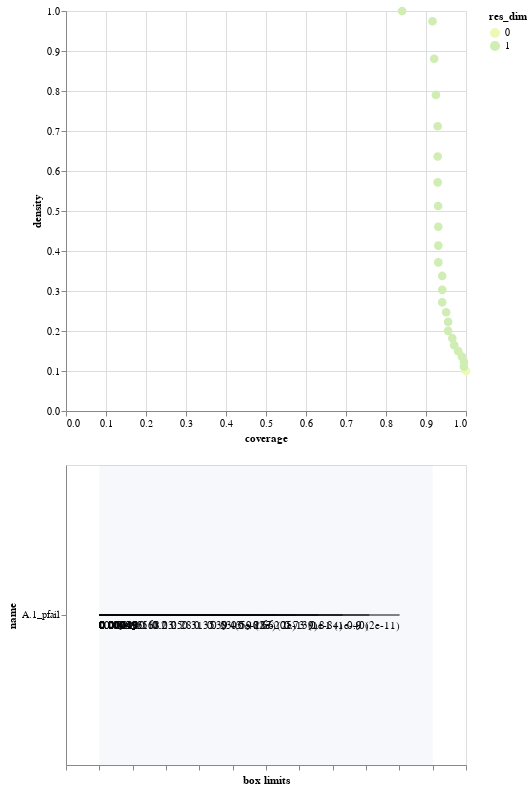

Notebook code for this chart:
### Markdown cell above
Next, uncertainty exploration is done, starting with running PRIM with the a high expected annual damage and number of deaths as outcome of interest

### Code cell
from ema_workbench.analysis import prim

outcomes_interest = outcomes_df['EAD'] > np.percentile(outcomes_df['EAD'],90)

prim_alg = prim.Prim(experiments, outcomes_interest, threshold=0.7, peel_alpha=0.1)
box1 = prim_alg.find_box()
box1.inspect_tradeoff()

### Figure 1 — Vega-Lite specification as saved in the notebook (floating-point values rounded to 4 significant figures)
{"$schema": "https://vega.github.io/schema/vega-lite/v3.4.0.json", "config": {"mark": {"tooltip": null}, "view": {"height": 300, "width": 400}}, "datasets": {"data-7dbb7cec7db51085fd838dffcb11c43d": [{"coverage": 1, "density": 0.09997, "id": 0, "mass": 1, "mean": 0.09997, "res_dim": 0}, {"coverage": 0.9947, "density": 0.1106, "id": 1, "mass": 0.8995, "mean": 0.1106, "res_dim": 1}, {"coverage": 0.9947, "density": 0.1229, "id": 2, "mass": 0.8095, "mean": 0.1229, "res_dim": 1}, {"coverage": 0.9897, "density": 0.1358, "id": 3, "mass": 0.7285, "mean": 0.1358, "res_dim": 1}, {"coverage": 0.9805, "density": 0.1495, "id": 4, "mass": 0.6555, "mean": 0.1495, "res_dim": 1}, {"coverage": 0.9705, "density": 0.1646, "id": 5, "mass": 0.5895, "mean": 0.1646, "res_dim": 1}, {"coverage": 0.9657, "density": 0.182, "id": 6, "mass": 0.5305, "mean": 0.182, "res_dim": 1}, {"coverage": 0.9552, "density": 0.2004, "id": 7, "mass": 0.4765, "mean": 0.2004, "res_dim": 1}, {"coverage": 0.9552, "density": 0.2229, "id": 8, "mass": 0.4285, "mean": 0.2229, "res_dim": 1}, {"coverage": 0.9505, "density": 0.2468, "id": 9, "mass": 0.385, "mean": 0.2468, "res_dim": 1}, {"coverage": 0.9405, "density": 0.2717, "id": 10, "mass": 0.346, "mean": 0.2717, "res_dim": 1}, {"coverage": 0.9405, "density": 0.3028, "id": 11, "mass": 0.3105, "mean": 0.3028, "res_dim": 1}, {"coverage": 0.9405, "density": 0.3376, "id": 12, "mass": 0.2785, "mean": 0.3376, "res_dim": 1}, {"coverage": 0.9307, "density": 0.3715, "id": 13, "mass": 0.2505, "mean": 0.3715, "res_dim": 1}, {"coverage": 0.9307, "density": 0.4136, "id": 14, "mass": 0.225, "mean": 0.4136, "res_dim": 1}, {"coverage": 0.9307, "density": 0.4606, "id": 15, "mass": 0.202, "mean": 0.4606, "res_dim": 1}, {"coverage": 0.9302, "density": 0.5124, "id": 16, "mass": 0.1815, "mean": 0.5124, "res_dim": 1}, {"coverage": 0.9292, "density": 0.5717, "id": 17, "mass": 0.1625, "mean": 0.5717, "res_dim": 1}, {"coverage": 0.9292, "density": 0.6363, "id": 18, "mass": 0.146, "mean": 0.6363, "res_dim": 1}, {"coverage": 0.9292, "density": 0.7119, "id": 19, "mass": 0.1305, "mean": 0.7119, "res_dim": 1}, {"coverage": 0.9247, "density": 0.7902, "id": 20, "mass": 0.117, "mean": 0.7902, "res_dim": 1}, {"coverage": 0.9205, "density": 0.8806, "id": 21, "mass": 0.1045, "mean": 0.8806, "res_dim": 1}, {"coverage": 0.9162, "density": 0.9745, "id": 22, "mass": 0.094, "mean": 0.9745, "res_dim": 1}, {"coverage": 0.8402, "density": 1, "id": 23, "mass": 0.084, "mean": 1, "res_dim": 1}], "data-bb8d07f6df3d47a6a475317795287b23": [{"end": 1, "start": 0}], "data-d751713988987e9331980363e24189ce": [], "data-d8805f6d8a4afcb919ec8050df89c271": [{"id": 1, "maximum": 0.9995, "minimum": 0.0004883, "name": "A.1_pfail", "qp_lower": -1, "qp_upper": 2.235e-11, "x1": 0.0004883, "x2": 0.9004}, {"id": 2, "maximum": 0.9995, "minimum": 0.0004883, "name": "A.1_pfail", "qp_lower": -1, "qp_upper": 1.258e-40, "x1": 0.0004883, "x2": 0.8096}, {"id": 3, "maximum": 0.9995, "minimum": 0.0004883, "name": "A.1_pfail", "qp_lower": -1, "qp_upper": 1.37e-84, "x1": 0.0004883, "x2": 0.7295}, {"id": 4, "maximum": 0.9995, "minimum": 0.0004883, "name": "A.1_pfail", "qp_lower": -1, "qp_upper": 1.562e-139, "x1": 0.0004883, "x2": 0.6562}, {"id": 5, "maximum": 0.9995, "minimum": 0.0004883, "name": "A.1_pfail", "qp_lower": -1, "qp_upper": 1.912e-205, "x1": 0.0004883, "x2": 0.5898}, {"id": 6, "maximum": 0.9995, "minimum": 0.0004883, "name": "A.1_pfail", "qp_lower": -1, "qp_upper": 5.191e-287, "x1": 0.0004883, "x2": 0.5312}, {"id": 7, "maximum": 0.9995, "minimum": 0.0004883, "name": "A.1_pfail", "qp_lower": -1, "qp_upper": 0, "x1": 0.0004883, "x2": 0.4775}, {"id": 8, "maximum": 0.9995, "minimum": 0.0004883, "name": "A.1_pfail", "qp_lower": -1, "qp_upper": 0, "x1": 0.0004883, "x2": 0.4287}, {"id": 9, "maximum": 0.9995, "minimum": 0.0004883, "name": "A.1_pfail", "qp_lower": -1, "qp_upper": 0, "x1": 0.0004883, "x2": 0.3857}, {"id": 10, "maximum": 0.9995, "minimum": 0.0004883, "name": "A.1_pfail", "qp_lower": -1, "qp_upper": 0, "x1": 0.0004883, "x2": 0.3467}, {"id": 11, "maximum": 0.9995, "minimum": 0.0004883, "name": "A.1_pfail", "qp_lower": -1, "qp_upper": 0, "x1": 0.0004883, "x2": 0.3105}, {"id": 12, "maximum": 0.9995, "minimum": 0.0004883, "name": "A.1_pfail", "qp_lower": -1, "qp_upper": 0, "x1": 0.0004883, "x2": 0.2793}, {"id": 13, "maximum": 0.9995, "minimum": 0.0004883, "name": "A.1_pfail", "qp_lower": -1, "qp_upper": 0, "x1": 0.0004883, "x2": 0.251}, {"id": 14, "maximum": 0.9995, "minimum": 0.0004883, "name": "A.1_pfail", "qp_lower": -1, "qp_upper": 0, "x1": 0.0004883, "x2": 0.2256}, {"id": 15, "maximum": 0.9995, "minimum": 0.0004883, "name": "A.1_pfail", "qp_lower": -1, "qp_upper": 0, "x1": 0.0004883, "x2": 0.2021}, {"id": 16, "maximum": 0.9995, "minimum": 0.0004883, "name": "A.1_pfail", "qp_lower": -1, "qp_upper": 0, "x1": 0.0004883, "x2": 0.1816}, {"id": 17, "maximum": 0.9995, "minimum": 0.0004883, "name": "A.1_pfail", "qp_lower": -1, "qp_upper": 0, "x1": 0.0004883, "x2": 0.1641}, {"id": 18, "maximum": 0.9995, "minimum": 0.0004883, "name": "A.1_pfail", "qp_lower": -1, "qp_upper": 0, "x1": 0.0004883, "x2": 0.1465}, {"id": 19, "maximum": 0.9995, "minimum": 0.0004883, "name": "A.1_pfail", "qp_lower": -1, "qp_upper": 0, "x1": 0.0004883, "x2": 0.1309}, {"id": 20, "maximum": 0.9995, "minimum": 0.0004883, "name": "A.1_pfail", "qp_lower": -1, "qp_upper": 0, "x1": 0.0004883, "x2": 0.1172}, {"id": 21, "maximum": 0.9995, "minimum": 0.0004883, "name": "A.1_pfail", "qp_lower": -1, "qp_upper": 0, "x1": 0.0004883, "x2": 0.1055}, {"id": 22, "maximum": 0.9995, "minimum": 0.0004883, "name": "A.1_pfail", "qp_lower": -1, "qp_upper": 0, "x1": 0.0004883, "x2": 0.09473}, {"id": 23, "maximum": 0.9995, "minimum": 0.0004883, "name": "A.1_pfail", "qp_lower": -1, "qp_upper": 0, "x1": 0.0004883, "x2": 0.08398}]}, "vconcat": [{"data": {"name": "data-7dbb7cec7db51085fd838dffcb11c43d"}, "encoding": {"color": {"field": "res_dim", "scale": {"range": ["#eff9b6", "#d0edb3", "#97d6b9", "#5dc0c0", "#31a5c2", "#1f80b8", "#2354a3", "#21318d"]}, "type": "ordinal"}, "opacity": {"condition": {"selection": "selector001", "value": 1}, "value": 0.4}, "tooltip": [{"field": "id", "type": "ordinal"}, {"field": "coverage", "format": ".2", "type": "quantitative"}, {"field": "density", "format": ".2", "type": "quantitative"}, {"field": "res_dim", "type": "ordinal"}], "x": {"field": "coverage", "type": "quantitative"}, "y": {"field": "density", "type": "quantitative"}}, "height": 400, "mark": {"size": 75, "type": "circle"}, "selection": {"selector001": {"fields": ["id"], "type": "single"}}, "width": 400}, {"layer": [{"data": {"name": "data-d8805f6d8a4afcb919ec8050df89c271"}, "encoding": {"x": {"axis": {"grid": false, "labels": false, "title": "box limits"}, "field": "x_lower", "scale": {"domain": [0, 1], "padding": 0.1}, "type": "quantitative"}, "x2": {"field": "x_upper"}, "y": {"field": "name", "scale": {"padding": 1}, "type": "nominal"}}, "mark": "rule", "transform": [{"as": "x_lower", "calculate": "(datum.x1-datum.minimum)/(datum.maximum-datum.minimum)"}, {"as": "x_upper", "calculate": "(datum.x2-datum.minimum)/(datum.maximum-datum.minimum)"}, {"filter": {"selection": "selector001"}}], "width": 400}, {"data": {"name": "data-d8805f6d8a4afcb919ec8050df89c271"}, "encoding": {"text": {"field": "text", "type": "ordinal"}, "x": {"axis": {"grid": false, "labels": false, "title": "box limits"}, "field": "x_lower", "scale": {"domain": [0, 1], "padding": 0.1}, "type": "quantitative"}, "x2": {"field": "x_upper"}, "y": {"field": "name", "scale": {"padding": 1}, "type": "nominal"}}, "mark": {"align": "left", "baseline": "top", "dy": 5, "type": "text"}, "transform": [{"as": "x_lower", "calculate": "(datum.x1-datum.minimum)/(datum.maximum-datum.minimum)"}, {"as": "x_upper", "calculate": "(datum.x2-datum.minimum)/(datum.maximum-datum.minimum)"}, {"filter": {"selection": "selector001"}}, {"as": "text", "calculate": "datum.qp_lower>0?format(datum.x1, \".2\")+\" (\"+format(datum.qp_lower, \".1~g\")+\")\" :format(datum.x1, \".2\")"}], "width": 400}, {"data": {"name": "data-d8805f6d8a4afcb919ec8050df89c271"}, "encoding": {"text": {"field": "text", "type": "ordinal"}, "x": {"field": "x_upper", "type": "quantitative"}, "x2": {"field": "x_upper"}, "y": {"field": "name", "scale": {"padding": 1}, "type": "nominal"}}, "mark": {"align": "right", "baseline": "top", "dy": 5, "type": "text"}, "transform": [{"as": "x_lower", "calculate": "(datum.x1-datum.minimum)/(datum.maximum-datum.minimum)"}, {"as": "x_upper", "calculate": "(datum.x2-datum.minimum)/(datum.maximum-datum.minimum)"}, {"filter": {"selection": "selector001"}}, {"as": "text", "calculate": "datum.qp_upper>0?format(datum.x2, \".2\")+\" (\"+format(datum.qp_upper, \".1\")+\")\" :format(datum.x2, \".2\")"}], "width": 400}, {"data": {"name": "data-bb8d07f6df3d47a6a475317795287b23"}, "encoding": {"x": {"field": "start", "type": "quantitative"}, "x2": {"field": "end"}}, "mark": {"opacity": 0.05, "type": "rect"}}, {"data": {"name": "data-d751713988987e9331980363e24189ce"}, "encoding": {"x": {"field": "x", "type": "quantitative"}, "y": {"field": "name", "type": "nominal"}}, "mark": "point", "transform": [{"filter": {"selection": "selector001"}}], "width": 400}, {"data": {"name": "data-d751713988987e9331980363e24189ce"}, "encoding": {"text": {"field": "item", "type": "nominal"}, "x": {"field": "x", "type": "quantitative"}, "y": {"field": "name", "type": "nominal"}}, "mark": {"align": "center", "baseline": "top", "dy": 5, "type": "text"}, "transform": [{"filter": {"selection": "selector001"}}], "width": 400}]}]}
